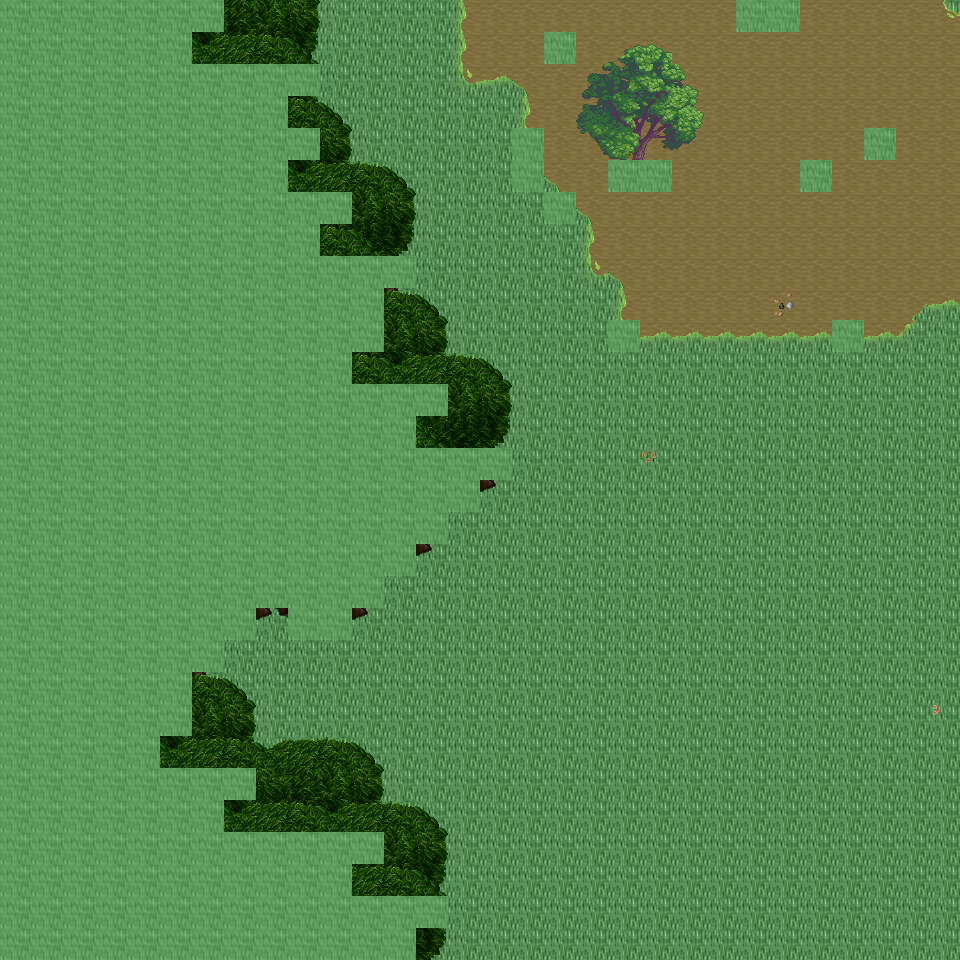

A 2D game scene composited from a Tiled map and its tileset images. What follows is a short description and the map's XML, with each tile layer's data collapsed to a summary:
An orthogonal 30x30 tile map with 32x32 px tiles, 6 tile layers (Ground, Object, Object2, Above, ...), 50 tilesets and 4 objects (4x mapExit).

<map version="1.0" orientation="orthogonal" renderorder="right-down" width="30" height="30" tilewidth="32" tileheight="32" nextobjectid="5">
  <tileset firstgid="1" name="tileset_ground_ground" tilewidth="32" tileheight="32" tilecount="33" columns="3">
    <image source="../drawable/tileset_ground_ground.png" width="96" height="352" />
  </tileset>
  <tileset firstgid="34" name="tileset_building_castle" tilewidth="32" tileheight="32" tilecount="320" columns="20">
    <image source="../drawable/tileset_building_castle.png" width="640" height="512" />
  </tileset>
  <tileset firstgid="354" name="tileset_furniture_carpet_carpets_2" tilewidth="32" tileheight="32" tilecount="20" columns="4">
    <image source="../drawable/tileset_furniture_carpet_carpets_2.png" width="128" height="160" />
  </tileset>
  <tileset firstgid="374" name="tileset_ground_indoor_tiles" tilewidth="32" tileheight="32" tilecount="8" columns="2">
    <image source="../drawable/tileset_ground_indoor_tiles.png" width="64" height="128" />
  </tileset>
  <tileset firstgid="382" name="tileset_building_entrance_int_iron_bars" tilewidth="32" tileheight="32" tilecount="12" columns="3">
    <image source="../drawable/tileset_building_entrance_int_iron_bars.png" width="96" height="128" />
  </tileset>
  <tileset firstgid="394" name="tileset_plant_bush_hedge" tilewidth="32" tileheight="32" tilecount="35" columns="5">
    <image source="../drawable/tileset_plant_bush_hedge.png" width="160" height="224" />
  </tileset>
  <tileset firstgid="429" name="tileset_building_church" tilewidth="32" tileheight="32" tilecount="56" columns="8">
    <image source="../drawable/tileset_building_church.png" width="256" height="224" />
  </tileset>
  <tileset firstgid="485" name="tileset_logic_collision" tilewidth="32" tileheight="32" tilecount="1" columns="1">
    <image source="../drawable/tileset_logic_collision.png" width="32" height="32" />
  </tileset>
  <tileset firstgid="486" name="tileset_logic_item_vegetable" tilewidth="32" tileheight="32" tilecount="16" columns="8">
    <image source="../drawable/tileset_logic_item_vegetable.png" width="256" height="64" />
  </tileset>
  <tileset firstgid="502" name="tileset_ground_rock_rocks" tilewidth="32" tileheight="32" tilecount="4" columns="2">
    <image source="../drawable/tileset_ground_rock_rocks.png" width="64" height="64" />
  </tileset>
  <tileset firstgid="506" name="tileset_item_corpse_huge_animal" tilewidth="32" tileheight="32" tilecount="16" columns="2">
    <image source="../drawable/tileset_item_corpse_huge_animal.png" width="64" height="256" />
  </tileset>
  <tileset firstgid="522" name="tileset_plant_tree_dead_tree_4" tilewidth="32" tileheight="32" tilecount="20" columns="4">
    <image source="../drawable/tileset_plant_tree_dead_tree_4.png" width="128" height="160" />
  </tileset>
  <tileset firstgid="542" name="tileset_logic_creature_undead" tilewidth="32" tileheight="32" tilecount="16" columns="8">
    <image source="../drawable/tileset_logic_creature_undead.png" width="256" height="64" />
  </tileset>
  <tileset firstgid="558" name="tileset_plant_tree_dead_tree_2" tilewidth="32" tileheight="32" tilecount="20" columns="4">
    <image source="../drawable/tileset_plant_tree_dead_tree_2.png" width="128" height="160" />
  </tileset>
  <tileset firstgid="578" name="tileset_item_gothic_headstone_2" tilewidth="32" tileheight="32" tilecount="3" columns="1">
    <image source="../drawable/tileset_item_gothic_headstone_2.png" width="32" height="96" />
  </tileset>
  <tileset firstgid="581" name="tileset_building_house_3" tilewidth="32" tileheight="32" tilecount="48" columns="6">
    <image source="../drawable/tileset_building_house_3.png" width="192" height="256" />
  </tileset>
  <tileset firstgid="629" name="tileset_object_scarecrow" tilewidth="32" tileheight="32" tilecount="2" columns="1">
    <image source="../drawable/tileset_object_scarecrow.png" width="32" height="64" />
  </tileset>
  <tileset firstgid="631" name="tileset_plant_tree_fall_trees" tilewidth="32" tileheight="32" tilecount="40" columns="8">
    <image source="../drawable/tileset_plant_tree_fall_trees.png" width="256" height="160" />
  </tileset>
  <tileset firstgid="671" name="tileset_logic_creature_undead_fallen" tilewidth="32" tileheight="32" tilecount="16" columns="8">
    <image source="../drawable/tileset_logic_creature_undead_fallen.png" width="256" height="64" />
  </tileset>
  <tileset firstgid="687" name="tileset_building_decoration_orbpedestal" tilewidth="32" tileheight="32" tilecount="2" columns="1">
    <image source="../drawable/tileset_building_decoration_orbpedestal.png" width="32" height="64" />
  </tileset>
  <tileset firstgid="689" name="tileset_ground_rock_rocks_3" tilewidth="32" tileheight="32" tilecount="16" columns="4">
    <image source="../drawable/tileset_ground_rock_rocks_3.png" width="128" height="128" />
  </tileset>
  <tileset firstgid="705" name="tileset_plant_tree_chestnut_tree" tilewidth="32" tileheight="32" tilecount="20" columns="4">
    <image source="../drawable/tileset_plant_tree_chestnut_tree.png" width="128" height="160" />
  </tileset>
  <tileset firstgid="725" name="tileset_plant_stump_hollow_logs" tilewidth="32" tileheight="32" tilecount="6" columns="3">
    <image source="../drawable/tileset_plant_stump_hollow_logs.png" width="96" height="64" />
  </tileset>
  <tileset firstgid="731" name="tileset_logic_creature_golem" tilewidth="32" tileheight="32" tilecount="4" columns="4">
    <image source="../drawable/tileset_logic_creature_golem.png" width="128" height="32" />
  </tileset>
  <tileset firstgid="735" name="tileset_ground_grass_edges" tilewidth="32" tileheight="32" tilecount="36" columns="12">
    <image source="../drawable/tileset_ground_grass_edges.png" width="384" height="96" />
  </tileset>
  <tileset firstgid="771" name="tileset_ground_grass_corners" tilewidth="32" tileheight="32" tilecount="24" columns="6">
    <image source="../drawable/tileset_ground_grass_corners.png" width="192" height="128" />
  </tileset>
  <tileset firstgid="795" name="tileset_ground_water_pool" tilewidth="32" tileheight="32" tilecount="72" columns="3">
    <image source="../drawable/tileset_ground_water_pool.png" width="96" height="768" />
  </tileset>
  <tileset firstgid="867" name="tileset_ground_earth_edges" tilewidth="32" tileheight="32" tilecount="18" columns="6">
    <image source="../drawable/tileset_ground_earth_edges.png" width="192" height="96" />
  </tileset>
  <tileset firstgid="885" name="tileset_logic_creature_ent" tilewidth="32" tileheight="32" tilecount="4" columns="4">
    <image source="../drawable/tileset_logic_creature_ent.png" width="128" height="32" />
  </tileset>
  <tileset firstgid="889" name="tileset_plant_leaves" tilewidth="32" tileheight="32" tilecount="8" columns="4">
    <image source="../drawable/tileset_plant_leaves.png" width="128" height="64" />
  </tileset>
  <tileset firstgid="897" name="tileset_object_well_hoist" tilewidth="32" tileheight="32" tilecount="9" columns="3">
    <image source="../drawable/tileset_object_well_hoist.png" width="96" height="96" />
  </tileset>
  <tileset firstgid="906" name="tileset_building_stairs_grey_stone_stairs_down" tilewidth="32" tileheight="32" tilecount="6" columns="3">
    <image source="../drawable/tileset_building_stairs_grey_stone_stairs_down.png" width="96" height="64" />
  </tileset>
  <tileset firstgid="912" name="tileset_ground_green_paving" tilewidth="32" tileheight="32" tilecount="18" columns="3">
    <image source="../drawable/tileset_ground_green_paving.png" width="96" height="192" />
  </tileset>
  <tileset firstgid="930" name="tileset_plant_tree_tree_darkgreen" tilewidth="32" tileheight="32" tilecount="88" columns="8">
    <image source="../drawable/tileset_plant_tree_tree_darkgreen.png" width="256" height="352" />
  </tileset>
  <tileset firstgid="1018" name="tileset_light_dim_light_7x5" tilewidth="32" tileheight="32" tilecount="35" columns="7">
    <image source="../drawable/tileset_light_dim_light_7x5.png" width="224" height="160" />
  </tileset>
  <tileset firstgid="1053" name="tileset_furniture_light_lamp_bronze" tilewidth="32" tileheight="32" tilecount="3" columns="1">
    <image source="../drawable/tileset_furniture_light_lamp_bronze.png" width="32" height="96" />
  </tileset>
  <tileset firstgid="1056" name="tileset_light_light_5x5" tilewidth="32" tileheight="32" tilecount="25" columns="5">
    <image source="../drawable/tileset_light_light_5x5.png" width="160" height="160" />
  </tileset>
  <tileset firstgid="1081" name="tileset_plant_tree_pine_tree" tilewidth="32" tileheight="32" tilecount="20" columns="4">
    <image source="../drawable/tileset_plant_tree_pine_tree.png" width="128" height="160" />
  </tileset>
  <tileset firstgid="1101" name="tileset_plant_tree_pine_tree_1" tilewidth="32" tileheight="32" tilecount="20" columns="4">
    <image source="../drawable/tileset_plant_tree_pine_tree_1.png" width="128" height="160" />
  </tileset>
  <tileset firstgid="1121" name="tileset_furniture_chair_bench_wooden" tilewidth="32" tileheight="32" tilecount="8" columns="2">
    <image source="../drawable/tileset_furniture_chair_bench_wooden.png" width="64" height="128" />
  </tileset>
  <tileset firstgid="1129" name="tileset_plant_flower_flowers_mixed" tilewidth="32" tileheight="32" tilecount="16" columns="4">
    <image source="../drawable/tileset_plant_flower_flowers_mixed.png" width="128" height="128" />
  </tileset>
  <tileset firstgid="1145" name="tileset_building_thatched_roof_cottage1" tilewidth="32" tileheight="32" tilecount="20" columns="4">
    <image source="../drawable/tileset_building_thatched_roof_cottage1.png" width="128" height="160" />
  </tileset>
  <tileset firstgid="1165" name="tileset_item_blood_floor_stain" tilewidth="32" tileheight="32" tilecount="1" columns="1">
    <image source="../drawable/tileset_item_blood_floor_stain.png" width="32" height="32" />
  </tileset>
  <tileset firstgid="1166" name="tileset_item_firewood" tilewidth="32" tileheight="32" tilecount="12" columns="3">
    <image source="../drawable/tileset_item_firewood.png" width="96" height="128" />
  </tileset>
  <tileset firstgid="1178" name="tileset_item_gothic_headstone_1" tilewidth="32" tileheight="32" tilecount="1" columns="1">
    <image source="../drawable/tileset_item_gothic_headstone_1.png" width="32" height="32" />
  </tileset>
  <tileset firstgid="1179" name="tileset_item_gothic_tiny_headstone" tilewidth="32" tileheight="32" tilecount="1" columns="1">
    <image source="../drawable/tileset_item_gothic_tiny_headstone.png" width="32" height="32" />
  </tileset>
  <tileset firstgid="1180" name="tileset_plant_mosses" tilewidth="32" tileheight="32" tilecount="16" columns="4">
    <image source="../drawable/tileset_plant_mosses.png" width="128" height="128" />
  </tileset>
  <tileset firstgid="1196" name="tileset_building_fence_wooden_brown_fence" tilewidth="32" tileheight="32" tilecount="42" columns="7">
    <image source="../drawable/tileset_building_fence_wooden_brown_fence.png" width="224" height="192" />
  </tileset>
  <tileset firstgid="1238" name="tileset_logic_creature_undead_skeleton" tilewidth="32" tileheight="32" tilecount="6" columns="6">
    <image source="../drawable/tileset_logic_creature_undead_skeleton.png" width="192" height="32" />
  </tileset>
  <tileset firstgid="1244" name="tileset_logic_creature_undead_specter" tilewidth="32" tileheight="32" tilecount="6" columns="6">
    <image source="../drawable/tileset_logic_creature_undead_specter.png" width="192" height="32" />
  </tileset>
  <layer name="Ground" width="30" height="30">
    <data>[900 cells, 900 non-empty, 2 distinct tile ids]</data>
  </layer>
  <layer name="Object" width="30" height="30">
    <data>[900 cells, 363 non-empty, 17 distinct tile ids]</data>
  </layer>
  <layer name="Object2" width="30" height="30">
    <data>[900 cells, 13 non-empty, 11 distinct tile ids]</data>
  </layer>
  <layer name="Above" width="30" height="30">
    <data>[900 cells, 375 non-empty, 26 distinct tile ids]</data>
  </layer>
  <layer name="Above2" width="30" height="30">
    <data>[900 cells, 157 non-empty, 6 distinct tile ids]</data>
  </layer>
  <layer name="Walkable" width="30" height="30">
    <data>[900 cells, 328 non-empty, 1 distinct tile ids]</data>
  </layer>
  <objectgroup name="MapEvents">
    <object id="1" name="north" type="mapExit" x="224" y="0" width="512" height="32">
      <properties>
        <property name="map" value="level_0_x221_y60" />
        <property name="x" value="7" />
        <property name="y" value="28" />
      </properties>
    </object>
    <object id="2" name="north2" type="mapExit" x="800" y="0" width="160" height="32">
      <properties>
        <property name="map" value="level_0_x221_y60" />
        <property name="x" value="25" />
        <property name="y" value="28" />
      </properties>
    </object>
    <object id="3" name="south" type="mapExit" x="416" y="928" width="544" height="32">
      <properties>
        <property name="map" value="level_0_x221_y62" />
        <property name="x" value="13" />
        <property name="y" value="1" />
      </properties>
    </object>
    <object id="4" name="east" type="mapExit" x="928" y="0" width="32" height="960">
      <properties>
        <property name="map" value="level_0_x222_y61" />
        <property name="x" value="1" />
        <property name="y" value="0" />
      </properties>
    </object>
  </objectgroup>
</map>
